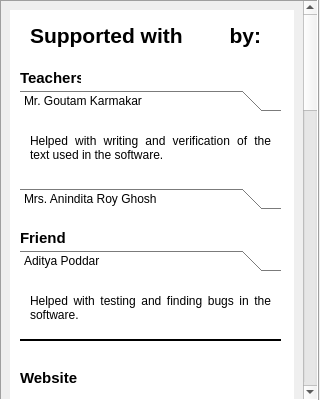
<?xml version="1.0" encoding="UTF-8"?>
<ui version="4.0">
 <class>Dialog</class>
 <widget class="QDialog" name="Dialog">
  <property name="geometry">
   <rect>
    <x>0</x>
    <y>0</y>
    <width>320</width>
    <height>400</height>
   </rect>
  </property>
  <property name="minimumSize">
   <size>
    <width>320</width>
    <height>400</height>
   </size>
  </property>
  <property name="maximumSize">
   <size>
    <width>320</width>
    <height>400</height>
   </size>
  </property>
  <property name="windowTitle">
   <string>Paper - Credits</string>
  </property>
  <property name="windowIcon">
   <iconset>
    <normaloff>../icons/icons8-origami-100.png</normaloff>../icons/icons8-origami-100.png</iconset>
  </property>
  <property name="styleSheet">
   <string notr="true">b</string>
  </property>
  <widget class="QScrollArea" name="scrollArea">
   <property name="geometry">
    <rect>
     <x>-1</x>
     <y>-1</y>
     <width>320</width>
     <height>402</height>
    </rect>
   </property>
   <property name="frameShape">
    <enum>QFrame::Box</enum>
   </property>
   <property name="frameShadow">
    <enum>QFrame::Raised</enum>
   </property>
   <property name="widgetResizable">
    <bool>true</bool>
   </property>
   <widget class="QWidget" name="scrollAreaWidgetContents">
    <property name="geometry">
     <rect>
      <x>0</x>
      <y>-1150</y>
      <width>299</width>
      <height>1548</height>
     </rect>
    </property>
    <layout class="QVBoxLayout" name="verticalLayout">
     <item>
      <widget class="QFrame" name="frame">
       <property name="sizePolicy">
        <sizepolicy hsizetype="Preferred" vsizetype="Fixed">
         <horstretch>0</horstretch>
         <verstretch>0</verstretch>
        </sizepolicy>
       </property>
       <property name="minimumSize">
        <size>
         <width>0</width>
         <height>1530</height>
        </size>
       </property>
       <property name="styleSheet">
        <string notr="true">background-color: #fff;</string>
       </property>
       <property name="frameShape">
        <enum>QFrame::NoFrame</enum>
       </property>
       <property name="frameShadow">
        <enum>QFrame::Raised</enum>
       </property>
       <widget class="QLabel" name="label_2">
        <property name="geometry">
         <rect>
          <x>10</x>
          <y>60</y>
          <width>61</width>
          <height>16</height>
         </rect>
        </property>
        <property name="font">
         <font>
          <pointsize>11</pointsize>
          <bold>true</bold>
         </font>
        </property>
        <property name="text">
         <string>Teachers:</string>
        </property>
       </widget>
       <widget class="QToolBox" name="toolBox">
        <property name="geometry">
         <rect>
          <x>10</x>
          <y>80</y>
          <width>261</width>
          <height>120</height>
         </rect>
        </property>
        <property name="frameShape">
         <enum>QFrame::NoFrame</enum>
        </property>
        <property name="frameShadow">
         <enum>QFrame::Raised</enum>
        </property>
        <property name="currentIndex">
         <number>0</number>
        </property>
        <property name="tabSpacing">
         <number>10</number>
        </property>
        <widget class="QWidget" name="page">
         <property name="geometry">
          <rect>
           <x>0</x>
           <y>0</y>
           <width>261</width>
           <height>52</height>
          </rect>
         </property>
         <attribute name="icon">
          <iconset>
           <normaloff>../icons/icons8-popular-man-96.png</normaloff>../icons/icons8-popular-man-96.png</iconset>
         </attribute>
         <attribute name="label">
          <string>Mr. Goutam Karmakar</string>
         </attribute>
         <widget class="QLabel" name="label_5">
          <property name="geometry">
           <rect>
            <x>10</x>
            <y>0</y>
            <width>241</width>
            <height>51</height>
           </rect>
          </property>
          <property name="text">
           <string>Helped with writing and verification of the text used in the software.</string>
          </property>
          <property name="alignment">
           <set>Qt::AlignJustify|Qt::AlignVCenter</set>
          </property>
          <property name="wordWrap">
           <bool>true</bool>
          </property>
         </widget>
        </widget>
        <widget class="QWidget" name="page_2">
         <property name="geometry">
          <rect>
           <x>0</x>
           <y>0</y>
           <width>261</width>
           <height>52</height>
          </rect>
         </property>
         <attribute name="icon">
          <iconset>
           <normaloff>../icons/icons8-popular-woman-96.png</normaloff>../icons/icons8-popular-woman-96.png</iconset>
         </attribute>
         <attribute name="label">
          <string>Mrs. Anindita Roy Ghosh</string>
         </attribute>
         <widget class="QLabel" name="label_6">
          <property name="geometry">
           <rect>
            <x>10</x>
            <y>0</y>
            <width>241</width>
            <height>51</height>
           </rect>
          </property>
          <property name="text">
           <string>Helped with deciding the software structure and provided information about the real life user case scenarios.</string>
          </property>
          <property name="alignment">
           <set>Qt::AlignJustify|Qt::AlignVCenter</set>
          </property>
          <property name="wordWrap">
           <bool>true</bool>
          </property>
         </widget>
        </widget>
       </widget>
       <widget class="QLabel" name="label_7">
        <property name="geometry">
         <rect>
          <x>10</x>
          <y>220</y>
          <width>61</width>
          <height>16</height>
         </rect>
        </property>
        <property name="font">
         <font>
          <pointsize>11</pointsize>
          <bold>true</bold>
         </font>
        </property>
        <property name="text">
         <string>Friend</string>
        </property>
       </widget>
       <widget class="QToolBox" name="toolBox_2">
        <property name="geometry">
         <rect>
          <x>10</x>
          <y>240</y>
          <width>261</width>
          <height>81</height>
         </rect>
        </property>
        <property name="frameShape">
         <enum>QFrame::NoFrame</enum>
        </property>
        <property name="frameShadow">
         <enum>QFrame::Raised</enum>
        </property>
        <property name="currentIndex">
         <number>0</number>
        </property>
        <property name="tabSpacing">
         <number>10</number>
        </property>
        <widget class="QWidget" name="page_3">
         <property name="geometry">
          <rect>
           <x>0</x>
           <y>0</y>
           <width>261</width>
           <height>47</height>
          </rect>
         </property>
         <attribute name="icon">
          <iconset>
           <normaloff>../icons/icons8-person-96.png</normaloff>../icons/icons8-person-96.png</iconset>
         </attribute>
         <attribute name="label">
          <string>Aditya Poddar</string>
         </attribute>
         <widget class="QLabel" name="label_8">
          <property name="geometry">
           <rect>
            <x>10</x>
            <y>0</y>
            <width>241</width>
            <height>51</height>
           </rect>
          </property>
          <property name="text">
           <string>Helped with testing and finding bugs in the software.</string>
          </property>
          <property name="alignment">
           <set>Qt::AlignJustify|Qt::AlignVCenter</set>
          </property>
          <property name="wordWrap">
           <bool>true</bool>
          </property>
         </widget>
        </widget>
       </widget>
       <widget class="QLabel" name="label_9">
        <property name="geometry">
         <rect>
          <x>10</x>
          <y>360</y>
          <width>61</width>
          <height>16</height>
         </rect>
        </property>
        <property name="font">
         <font>
          <pointsize>11</pointsize>
          <bold>true</bold>
         </font>
        </property>
        <property name="text">
         <string>Website</string>
        </property>
       </widget>
       <widget class="QToolBox" name="toolBox_3">
        <property name="geometry">
         <rect>
          <x>10</x>
          <y>390</y>
          <width>260</width>
          <height>1140</height>
         </rect>
        </property>
        <property name="frameShape">
         <enum>QFrame::NoFrame</enum>
        </property>
        <property name="frameShadow">
         <enum>QFrame::Raised</enum>
        </property>
        <property name="currentIndex">
         <number>0</number>
        </property>
        <property name="tabSpacing">
         <number>10</number>
        </property>
        <widget class="QWidget" name="page_4">
         <property name="geometry">
          <rect>
           <x>0</x>
           <y>0</y>
           <width>260</width>
           <height>1106</height>
          </rect>
         </property>
         <attribute name="icon">
          <iconset>
           <normaloff>../icons/icons8-icons8-144.png</normaloff>../icons/icons8-icons8-144.png</iconset>
         </attribute>
         <attribute name="label">
          <string>Icons8</string>
         </attribute>
         <widget class="QLabel" name="label_10">
          <property name="geometry">
           <rect>
            <x>10</x>
            <y>0</y>
            <width>241</width>
            <height>51</height>
           </rect>
          </property>
          <property name="text">
           <string>The flexible policy of Icons8 for asset usage is the main reason for the software's beautiful design.</string>
          </property>
          <property name="alignment">
           <set>Qt::AlignJustify|Qt::AlignVCenter</set>
          </property>
          <property name="wordWrap">
           <bool>true</bool>
          </property>
         </widget>
         <widget class="QLabel" name="label_11">
          <property name="geometry">
           <rect>
            <x>10</x>
            <y>60</y>
            <width>241</width>
            <height>31</height>
           </rect>
          </property>
          <property name="font">
           <font>
            <bold>true</bold>
           </font>
          </property>
          <property name="text">
           <string>Attribution for the various assets used are listed below:</string>
          </property>
          <property name="wordWrap">
           <bool>true</bool>
          </property>
         </widget>
         <widget class="QLabel" name="label_12">
          <property name="geometry">
           <rect>
            <x>10</x>
            <y>100</y>
            <width>230</width>
            <height>18</height>
           </rect>
          </property>
          <property name="text">
           <string>&lt;a target=&quot;_blank&quot; href=&quot;https://icons8.com/icon/RGaEMTzdZT4y/broadcasting&quot;&gt;Broadcasting&lt;/a&gt; icon by &lt;a target=&quot;_blank&quot; href=&quot;https://icons8.com&quot;&gt;Icons8&lt;/a&gt;</string>
          </property>
          <property name="openExternalLinks">
           <bool>true</bool>
          </property>
         </widget>
         <widget class="QLabel" name="label_14">
          <property name="geometry">
           <rect>
            <x>10</x>
            <y>120</y>
            <width>230</width>
            <height>18</height>
           </rect>
          </property>
          <property name="text">
           <string>&lt;a target=&quot;_blank&quot; href=&quot;https://icons8.com/icon/TkUmhIuENHBp/check-lock&quot;&gt;Check Lock&lt;/a&gt; icon by &lt;a target=&quot;_blank&quot; href=&quot;https://icons8.com&quot;&gt;Icons8&lt;/a&gt;</string>
          </property>
          <property name="openExternalLinks">
           <bool>true</bool>
          </property>
         </widget>
         <widget class="QLabel" name="label_15">
          <property name="geometry">
           <rect>
            <x>10</x>
            <y>140</y>
            <width>230</width>
            <height>18</height>
           </rect>
          </property>
          <property name="text">
           <string>&lt;a target=&quot;_blank&quot; href=&quot;https://icons8.com/icon/4VdgitiyspJ9/combo-chart&quot;&gt;Combo Chart&lt;/a&gt; icon by &lt;a target=&quot;_blank&quot; href=&quot;https://icons8.com&quot;&gt;Icons8&lt;/a&gt;</string>
          </property>
          <property name="openExternalLinks">
           <bool>true</bool>
          </property>
         </widget>
         <widget class="QLabel" name="label_16">
          <property name="geometry">
           <rect>
            <x>10</x>
            <y>160</y>
            <width>230</width>
            <height>18</height>
           </rect>
          </property>
          <property name="text">
           <string>&lt;a target=&quot;_blank&quot; href=&quot;https://icons8.com/icon/Vt7NCT14IFpw/creative-commons-zero&quot;&gt;Creative Commons Zero&lt;/a&gt; icon by &lt;a target=&quot;_blank&quot; href=&quot;https://icons8.com&quot;&gt;Icons8&lt;/a&gt;</string>
          </property>
          <property name="openExternalLinks">
           <bool>true</bool>
          </property>
         </widget>
         <widget class="QLabel" name="label_17">
          <property name="geometry">
           <rect>
            <x>10</x>
            <y>180</y>
            <width>230</width>
            <height>18</height>
           </rect>
          </property>
          <property name="text">
           <string>&lt;a target=&quot;_blank&quot; href=&quot;https://icons8.com/icon/y8XftkTOahtE/delete-view&quot;&gt;Delete View&lt;/a&gt; icon by &lt;a target=&quot;_blank&quot; href=&quot;https://icons8.com&quot;&gt;Icons8&lt;/a&gt;</string>
          </property>
          <property name="openExternalLinks">
           <bool>true</bool>
          </property>
         </widget>
         <widget class="QLabel" name="label_18">
          <property name="geometry">
           <rect>
            <x>10</x>
            <y>200</y>
            <width>230</width>
            <height>18</height>
           </rect>
          </property>
          <property name="text">
           <string>&lt;a target=&quot;_blank&quot; href=&quot;https://icons8.com/icon/sQB4sHopDkFB/edit-property&quot;&gt;Edit Property&lt;/a&gt; icon by &lt;a target=&quot;_blank&quot; href=&quot;https://icons8.com&quot;&gt;Icons8&lt;/a&gt;</string>
          </property>
          <property name="openExternalLinks">
           <bool>true</bool>
          </property>
         </widget>
         <widget class="QLabel" name="label_19">
          <property name="geometry">
           <rect>
            <x>10</x>
            <y>220</y>
            <width>230</width>
            <height>18</height>
           </rect>
          </property>
          <property name="text">
           <string>&lt;a target=&quot;_blank&quot; href=&quot;https://icons8.com/icon/gZFd0KMLkFK3/job&quot;&gt;Job&lt;/a&gt; icon by &lt;a target=&quot;_blank&quot; href=&quot;https://icons8.com&quot;&gt;Icons8&lt;/a&gt;</string>
          </property>
          <property name="openExternalLinks">
           <bool>true</bool>
          </property>
         </widget>
         <widget class="QLabel" name="label_21">
          <property name="geometry">
           <rect>
            <x>10</x>
            <y>240</y>
            <width>230</width>
            <height>18</height>
           </rect>
          </property>
          <property name="text">
           <string>&lt;a target=&quot;_blank&quot; href=&quot;https://icons8.com/icon/myNNj6E9OAZ7/nothing-found&quot;&gt;Nothing Found&lt;/a&gt; icon by &lt;a target=&quot;_blank&quot; href=&quot;https://icons8.com&quot;&gt;Icons8&lt;/a&gt;</string>
          </property>
          <property name="openExternalLinks">
           <bool>true</bool>
          </property>
         </widget>
         <widget class="QLabel" name="label_22">
          <property name="geometry">
           <rect>
            <x>10</x>
            <y>260</y>
            <width>230</width>
            <height>18</height>
           </rect>
          </property>
          <property name="text">
           <string>&lt;a target=&quot;_blank&quot; href=&quot;https://icons8.com/icon/TAGnwHOyTIiM/party-balloons&quot;&gt;Party Balloons&lt;/a&gt; icon by &lt;a target=&quot;_blank&quot; href=&quot;https://icons8.com&quot;&gt;Icons8&lt;/a&gt;</string>
          </property>
          <property name="openExternalLinks">
           <bool>true</bool>
          </property>
         </widget>
         <widget class="QLabel" name="label_23">
          <property name="geometry">
           <rect>
            <x>10</x>
            <y>280</y>
            <width>230</width>
            <height>18</height>
           </rect>
          </property>
          <property name="text">
           <string>&lt;a target=&quot;_blank&quot; href=&quot;https://icons8.com/icon/azQrK4GjnaDj/password&quot;&gt;Password&lt;/a&gt; icon by &lt;a target=&quot;_blank&quot; href=&quot;https://icons8.com&quot;&gt;Icons8&lt;/a&gt;</string>
          </property>
          <property name="openExternalLinks">
           <bool>true</bool>
          </property>
         </widget>
         <widget class="QLabel" name="label_24">
          <property name="geometry">
           <rect>
            <x>10</x>
            <y>300</y>
            <width>230</width>
            <height>18</height>
           </rect>
          </property>
          <property name="text">
           <string>&lt;a target=&quot;_blank&quot; href=&quot;https://icons8.com/icon/TqYI4WnBYInE/people-working-together&quot;&gt;People Working Together&lt;/a&gt; icon by &lt;a target=&quot;_blank&quot; href=&quot;https://icons8.com&quot;&gt;Icons8&lt;/a&gt;</string>
          </property>
          <property name="openExternalLinks">
           <bool>true</bool>
          </property>
         </widget>
         <widget class="QLabel" name="label_25">
          <property name="geometry">
           <rect>
            <x>10</x>
            <y>320</y>
            <width>230</width>
            <height>18</height>
           </rect>
          </property>
          <property name="text">
           <string>&lt;a target=&quot;_blank&quot; href=&quot;https://icons8.com/icon/UHXECYVupoSY/playground&quot;&gt;Playground&lt;/a&gt; icon by &lt;a target=&quot;_blank&quot; href=&quot;https://icons8.com&quot;&gt;Icons8&lt;/a&gt;</string>
          </property>
          <property name="openExternalLinks">
           <bool>true</bool>
          </property>
         </widget>
         <widget class="QLabel" name="label_26">
          <property name="geometry">
           <rect>
            <x>10</x>
            <y>340</y>
            <width>230</width>
            <height>18</height>
           </rect>
          </property>
          <property name="text">
           <string>&lt;a target=&quot;_blank&quot; href=&quot;https://icons8.com/icon/kDvy3eh6JEHr/save-close&quot;&gt;Save Close&lt;/a&gt; icon by &lt;a target=&quot;_blank&quot; href=&quot;https://icons8.com&quot;&gt;Icons8&lt;/a&gt;</string>
          </property>
          <property name="openExternalLinks">
           <bool>true</bool>
          </property>
         </widget>
         <widget class="QLabel" name="label_27">
          <property name="geometry">
           <rect>
            <x>10</x>
            <y>360</y>
            <width>230</width>
            <height>18</height>
           </rect>
          </property>
          <property name="text">
           <string>&lt;a target=&quot;_blank&quot; href=&quot;https://icons8.com/icon/FbRY9JkBrjiX/security-shield-green&quot;&gt;Security Shield Green&lt;/a&gt; icon by &lt;a target=&quot;_blank&quot; href=&quot;https://icons8.com&quot;&gt;Icons8&lt;/a&gt;</string>
          </property>
          <property name="openExternalLinks">
           <bool>true</bool>
          </property>
         </widget>
         <widget class="QLabel" name="label_28">
          <property name="geometry">
           <rect>
            <x>10</x>
            <y>380</y>
            <width>230</width>
            <height>18</height>
           </rect>
          </property>
          <property name="text">
           <string>&lt;a target=&quot;_blank&quot; href=&quot;https://icons8.com/icon/2ePA6YY67Y5z/seesaw&quot;&gt;Seesaw&lt;/a&gt; icon by &lt;a target=&quot;_blank&quot; href=&quot;https://icons8.com&quot;&gt;Icons8&lt;/a&gt;</string>
          </property>
          <property name="openExternalLinks">
           <bool>true</bool>
          </property>
         </widget>
         <widget class="QLabel" name="label_29">
          <property name="geometry">
           <rect>
            <x>10</x>
            <y>400</y>
            <width>230</width>
            <height>18</height>
           </rect>
          </property>
          <property name="text">
           <string>&lt;a target=&quot;_blank&quot; href=&quot;https://icons8.com/icon/ZBzu9rhCiVxc/task-completed&quot;&gt;Task Completed&lt;/a&gt; icon by &lt;a target=&quot;_blank&quot; href=&quot;https://icons8.com&quot;&gt;Icons8&lt;/a&gt;</string>
          </property>
          <property name="openExternalLinks">
           <bool>true</bool>
          </property>
         </widget>
         <widget class="QLabel" name="label_30">
          <property name="geometry">
           <rect>
            <x>10</x>
            <y>420</y>
            <width>230</width>
            <height>18</height>
           </rect>
          </property>
          <property name="text">
           <string>&lt;a target=&quot;_blank&quot; href=&quot;https://icons8.com/icon/rnwtSv4H3pXk/tasklist&quot;&gt;Tasklist&lt;/a&gt; icon by &lt;a target=&quot;_blank&quot; href=&quot;https://icons8.com&quot;&gt;Icons8&lt;/a&gt;</string>
          </property>
          <property name="openExternalLinks">
           <bool>true</bool>
          </property>
         </widget>
         <widget class="QLabel" name="label_31">
          <property name="geometry">
           <rect>
            <x>10</x>
            <y>440</y>
            <width>230</width>
            <height>18</height>
           </rect>
          </property>
          <property name="text">
           <string>&lt;a target=&quot;_blank&quot; href=&quot;https://icons8.com/icon/Hj21JM30swCm/test-account&quot;&gt;Test Account&lt;/a&gt; icon by &lt;a target=&quot;_blank&quot; href=&quot;https://icons8.com&quot;&gt;Icons8&lt;/a&gt;</string>
          </property>
          <property name="openExternalLinks">
           <bool>true</bool>
          </property>
         </widget>
         <widget class="QLabel" name="label_32">
          <property name="geometry">
           <rect>
            <x>10</x>
            <y>460</y>
            <width>230</width>
            <height>18</height>
           </rect>
          </property>
          <property name="text">
           <string>&lt;a target=&quot;_blank&quot; href=&quot;https://icons8.com/icon/R9WAjxlq8Xma/timeline-week&quot;&gt;Timeline Week&lt;/a&gt; icon by &lt;a target=&quot;_blank&quot; href=&quot;https://icons8.com&quot;&gt;Icons8&lt;/a&gt;</string>
          </property>
          <property name="openExternalLinks">
           <bool>true</bool>
          </property>
         </widget>
         <widget class="QLabel" name="label_33">
          <property name="geometry">
           <rect>
            <x>10</x>
            <y>480</y>
            <width>230</width>
            <height>18</height>
           </rect>
          </property>
          <property name="text">
           <string>&lt;a target=&quot;_blank&quot; href=&quot;https://icons8.com/icon/yXOHowNYbgM5/verified-account&quot;&gt;Verified Account&lt;/a&gt; icon by &lt;a target=&quot;_blank&quot; href=&quot;https://icons8.com&quot;&gt;Icons8&lt;/a&gt;</string>
          </property>
          <property name="openExternalLinks">
           <bool>true</bool>
          </property>
         </widget>
         <widget class="QLabel" name="label_34">
          <property name="geometry">
           <rect>
            <x>10</x>
            <y>500</y>
            <width>230</width>
            <height>18</height>
           </rect>
          </property>
          <property name="text">
           <string>&lt;a target=&quot;_blank&quot; href=&quot;https://icons8.com/icon/pngN9papEvNn/writer-male&quot;&gt;Writer male&lt;/a&gt; icon by &lt;a target=&quot;_blank&quot; href=&quot;https://icons8.com&quot;&gt;Icons8&lt;/a&gt;</string>
          </property>
          <property name="openExternalLinks">
           <bool>true</bool>
          </property>
         </widget>
         <widget class="QLabel" name="label_35">
          <property name="geometry">
           <rect>
            <x>10</x>
            <y>520</y>
            <width>230</width>
            <height>18</height>
           </rect>
          </property>
          <property name="text">
           <string>&lt;a target=&quot;_blank&quot; href=&quot;https://icons8.com/icon/vH7OjS7HPAJu/wrong-pincode&quot;&gt;Wrong Pincode&lt;/a&gt; icon by &lt;a target=&quot;_blank&quot; href=&quot;https://icons8.com&quot;&gt;Icons8&lt;/a&gt;</string>
          </property>
          <property name="openExternalLinks">
           <bool>true</bool>
          </property>
         </widget>
         <widget class="QLabel" name="label_36">
          <property name="geometry">
           <rect>
            <x>10</x>
            <y>540</y>
            <width>230</width>
            <height>18</height>
           </rect>
          </property>
          <property name="text">
           <string>&lt;a target=&quot;_blank&quot; href=&quot;https://icons8.com/icon/IA4hgI5aWiHD/add&quot;&gt;Add&lt;/a&gt; icon by &lt;a target=&quot;_blank&quot; href=&quot;https://icons8.com&quot;&gt;Icons8&lt;/a&gt;</string>
          </property>
          <property name="openExternalLinks">
           <bool>true</bool>
          </property>
         </widget>
         <widget class="QLabel" name="label_39">
          <property name="geometry">
           <rect>
            <x>10</x>
            <y>560</y>
            <width>230</width>
            <height>18</height>
           </rect>
          </property>
          <property name="text">
           <string>&lt;a target=&quot;_blank&quot; href=&quot;https://icons8.com/icon/as92zhgzsPbY/checked-user-male&quot;&gt;Checked User Male&lt;/a&gt; icon by &lt;a target=&quot;_blank&quot; href=&quot;https://icons8.com&quot;&gt;Icons8&lt;/a&gt;</string>
          </property>
          <property name="openExternalLinks">
           <bool>true</bool>
          </property>
         </widget>
         <widget class="QLabel" name="label_40">
          <property name="geometry">
           <rect>
            <x>10</x>
            <y>580</y>
            <width>230</width>
            <height>18</height>
           </rect>
          </property>
          <property name="text">
           <string>&lt;a target=&quot;_blank&quot; href=&quot;https://icons8.com/icon/hP6pCUyT8QGk/error&quot;&gt;Error&lt;/a&gt; icon by &lt;a target=&quot;_blank&quot; href=&quot;https://icons8.com&quot;&gt;Icons8&lt;/a&gt;</string>
          </property>
          <property name="openExternalLinks">
           <bool>true</bool>
          </property>
         </widget>
         <widget class="QLabel" name="label_41">
          <property name="geometry">
           <rect>
            <x>10</x>
            <y>600</y>
            <width>230</width>
            <height>18</height>
           </rect>
          </property>
          <property name="text">
           <string>&lt;a target=&quot;_blank&quot; href=&quot;https://icons8.com/icon/dAcwnJsJdfDH/export&quot;&gt;Export&lt;/a&gt; icon by &lt;a target=&quot;_blank&quot; href=&quot;https://icons8.com&quot;&gt;Icons8&lt;/a&gt;</string>
          </property>
          <property name="openExternalLinks">
           <bool>true</bool>
          </property>
         </widget>
         <widget class="QLabel" name="label_42">
          <property name="geometry">
           <rect>
            <x>10</x>
            <y>620</y>
            <width>230</width>
            <height>18</height>
           </rect>
          </property>
          <property name="text">
           <string>&lt;a target=&quot;_blank&quot; href=&quot;https://icons8.com/icon/73FgXcRF4HNx/gear&quot;&gt;Gear&lt;/a&gt; icon by &lt;a target=&quot;_blank&quot; href=&quot;https://icons8.com&quot;&gt;Icons8&lt;/a&gt;</string>
          </property>
          <property name="openExternalLinks">
           <bool>true</bool>
          </property>
         </widget>
         <widget class="QLabel" name="label_43">
          <property name="geometry">
           <rect>
            <x>10</x>
            <y>640</y>
            <width>230</width>
            <height>18</height>
           </rect>
          </property>
          <property name="text">
           <string>&lt;a target=&quot;_blank&quot; href=&quot;https://icons8.com/icon/DFU1kReSUccu/heart&quot;&gt;Heart&lt;/a&gt; icon by &lt;a target=&quot;_blank&quot; href=&quot;https://icons8.com&quot;&gt;Icons8&lt;/a&gt;</string>
          </property>
          <property name="openExternalLinks">
           <bool>true</bool>
          </property>
         </widget>
         <widget class="QLabel" name="label_44">
          <property name="geometry">
           <rect>
            <x>10</x>
            <y>660</y>
            <width>230</width>
            <height>18</height>
           </rect>
          </property>
          <property name="text">
           <string>&lt;a target=&quot;_blank&quot; href=&quot;https://icons8.com/icon/Fx9MBGycMHE3/id-verified&quot;&gt;ID Verified&lt;/a&gt; icon by &lt;a target=&quot;_blank&quot; href=&quot;https://icons8.com&quot;&gt;Icons8&lt;/a&gt;</string>
          </property>
          <property name="openExternalLinks">
           <bool>true</bool>
          </property>
         </widget>
         <widget class="QLabel" name="label_45">
          <property name="geometry">
           <rect>
            <x>10</x>
            <y>680</y>
            <width>230</width>
            <height>18</height>
           </rect>
          </property>
          <property name="text">
           <string>&lt;a target=&quot;_blank&quot; href=&quot;https://icons8.com/icon/C1rPU9yh2syr/increase-profits&quot;&gt;Increase Profits&lt;/a&gt; icon by &lt;a target=&quot;_blank&quot; href=&quot;https://icons8.com&quot;&gt;Icons8&lt;/a&gt;</string>
          </property>
          <property name="openExternalLinks">
           <bool>true</bool>
          </property>
         </widget>
         <widget class="QLabel" name="label_46">
          <property name="geometry">
           <rect>
            <x>10</x>
            <y>700</y>
            <width>230</width>
            <height>18</height>
           </rect>
          </property>
          <property name="text">
           <string>&lt;a target=&quot;_blank&quot; href=&quot;https://icons8.com/icon/Y2u8I26l8sY1/investment-portfolio&quot;&gt;Investment Portfolio&lt;/a&gt; icon by &lt;a target=&quot;_blank&quot; href=&quot;https://icons8.com&quot;&gt;Icons8&lt;/a&gt;</string>
          </property>
          <property name="openExternalLinks">
           <bool>true</bool>
          </property>
         </widget>
         <widget class="QLabel" name="label_47">
          <property name="geometry">
           <rect>
            <x>10</x>
            <y>720</y>
            <width>230</width>
            <height>18</height>
           </rect>
          </property>
          <property name="text">
           <string>&lt;a target=&quot;_blank&quot; href=&quot;https://icons8.com/icon/gzeZVqbrQKDg/minus&quot;&gt;Minus&lt;/a&gt; icon by &lt;a target=&quot;_blank&quot; href=&quot;https://icons8.com&quot;&gt;Icons8&lt;/a&gt;</string>
          </property>
          <property name="openExternalLinks">
           <bool>true</bool>
          </property>
         </widget>
         <widget class="QLabel" name="label_48">
          <property name="geometry">
           <rect>
            <x>10</x>
            <y>740</y>
            <width>230</width>
            <height>18</height>
           </rect>
          </property>
          <property name="text">
           <string>&lt;a target=&quot;_blank&quot; href=&quot;https://icons8.com/icon/fPnecVZyx4Ah/origami&quot;&gt;Origami&lt;/a&gt; icon by &lt;a target=&quot;_blank&quot; href=&quot;https://icons8.com&quot;&gt;Icons8&lt;/a&gt;</string>
          </property>
          <property name="openExternalLinks">
           <bool>true</bool>
          </property>
         </widget>
         <widget class="QLabel" name="label_49">
          <property name="geometry">
           <rect>
            <x>10</x>
            <y>760</y>
            <width>230</width>
            <height>18</height>
           </rect>
          </property>
          <property name="text">
           <string>&lt;a target=&quot;_blank&quot; href=&quot;https://icons8.com/icon/kvbKklCJdJjD/password-1&quot;&gt;Password 1&lt;/a&gt; icon by &lt;a target=&quot;_blank&quot; href=&quot;https://icons8.com&quot;&gt;Icons8&lt;/a&gt;</string>
          </property>
          <property name="openExternalLinks">
           <bool>true</bool>
          </property>
         </widget>
         <widget class="QLabel" name="label_50">
          <property name="geometry">
           <rect>
            <x>10</x>
            <y>780</y>
            <width>230</width>
            <height>18</height>
           </rect>
          </property>
          <property name="text">
           <string>&lt;a target=&quot;_blank&quot; href=&quot;https://icons8.com/icon/P0SGQG8yYjjy/password-reset&quot;&gt;Password Reset&lt;/a&gt; icon by &lt;a target=&quot;_blank&quot; href=&quot;https://icons8.com&quot;&gt;Icons8&lt;/a&gt;</string>
          </property>
          <property name="openExternalLinks">
           <bool>true</bool>
          </property>
         </widget>
         <widget class="QLabel" name="label_51">
          <property name="geometry">
           <rect>
            <x>10</x>
            <y>800</y>
            <width>230</width>
            <height>18</height>
           </rect>
          </property>
          <property name="text">
           <string>&lt;a target=&quot;_blank&quot; href=&quot;https://icons8.com/icon/106PofAoe3p7/person&quot;&gt;Person&lt;/a&gt; icon by &lt;a target=&quot;_blank&quot; href=&quot;https://icons8.com&quot;&gt;Icons8&lt;/a&gt;</string>
          </property>
          <property name="openExternalLinks">
           <bool>true</bool>
          </property>
         </widget>
         <widget class="QLabel" name="label_52">
          <property name="geometry">
           <rect>
            <x>10</x>
            <y>820</y>
            <width>230</width>
            <height>18</height>
           </rect>
          </property>
          <property name="text">
           <string>&lt;a target=&quot;_blank&quot; href=&quot;https://icons8.com/icon/0hSUGUw4l0cq/personal-growth&quot;&gt;Personal Growth&lt;/a&gt; icon by &lt;a target=&quot;_blank&quot; href=&quot;https://icons8.com&quot;&gt;Icons8&lt;/a&gt;</string>
          </property>
          <property name="openExternalLinks">
           <bool>true</bool>
          </property>
         </widget>
         <widget class="QLabel" name="label_53">
          <property name="geometry">
           <rect>
            <x>10</x>
            <y>840</y>
            <width>230</width>
            <height>18</height>
           </rect>
          </property>
          <property name="text">
           <string>&lt;a target=&quot;_blank&quot; href=&quot;https://icons8.com/icon/fMgiawjCzfuj/person-growth&quot;&gt;Person Growth&lt;/a&gt; icon by &lt;a target=&quot;_blank&quot; href=&quot;https://icons8.com&quot;&gt;Icons8&lt;/a&gt;</string>
          </property>
          <property name="openExternalLinks">
           <bool>true</bool>
          </property>
         </widget>
         <widget class="QLabel" name="label_54">
          <property name="geometry">
           <rect>
            <x>10</x>
            <y>860</y>
            <width>230</width>
            <height>18</height>
           </rect>
          </property>
          <property name="text">
           <string>&lt;a target=&quot;_blank&quot; href=&quot;https://icons8.com/icon/KNxaH6cx0qhT/popular-man&quot;&gt;Popular man&lt;/a&gt; icon by &lt;a target=&quot;_blank&quot; href=&quot;https://icons8.com&quot;&gt;Icons8&lt;/a&gt;</string>
          </property>
          <property name="openExternalLinks">
           <bool>true</bool>
          </property>
         </widget>
         <widget class="QLabel" name="label_55">
          <property name="geometry">
           <rect>
            <x>10</x>
            <y>880</y>
            <width>230</width>
            <height>18</height>
           </rect>
          </property>
          <property name="text">
           <string>&lt;a target=&quot;_blank&quot; href=&quot;https://icons8.com/icon/CiVQrJpgawtb/popular-woman&quot;&gt;Popular woman&lt;/a&gt; icon by &lt;a target=&quot;_blank&quot; href=&quot;https://icons8.com&quot;&gt;Icons8&lt;/a&gt;</string>
          </property>
          <property name="openExternalLinks">
           <bool>true</bool>
          </property>
         </widget>
         <widget class="QLabel" name="label_56">
          <property name="geometry">
           <rect>
            <x>10</x>
            <y>900</y>
            <width>230</width>
            <height>18</height>
           </rect>
          </property>
          <property name="text">
           <string>&lt;a target=&quot;_blank&quot; href=&quot;https://icons8.com/icon/7rtZYCslX2Mr/prize&quot;&gt;Prize&lt;/a&gt; icon by &lt;a target=&quot;_blank&quot; href=&quot;https://icons8.com&quot;&gt;Icons8&lt;/a&gt;</string>
          </property>
          <property name="openExternalLinks">
           <bool>true</bool>
          </property>
         </widget>
         <widget class="QLabel" name="label_57">
          <property name="geometry">
           <rect>
            <x>10</x>
            <y>920</y>
            <width>230</width>
            <height>18</height>
           </rect>
          </property>
          <property name="text">
           <string>&lt;a target=&quot;_blank&quot; href=&quot;https://icons8.com/icon/ipoSIghzLcDO/registration&quot;&gt;Registration&lt;/a&gt; icon by &lt;a target=&quot;_blank&quot; href=&quot;https://icons8.com&quot;&gt;Icons8&lt;/a&gt;</string>
          </property>
          <property name="openExternalLinks">
           <bool>true</bool>
          </property>
         </widget>
         <widget class="QLabel" name="label_58">
          <property name="geometry">
           <rect>
            <x>10</x>
            <y>940</y>
            <width>230</width>
            <height>18</height>
           </rect>
          </property>
          <property name="text">
           <string>&lt;a target=&quot;_blank&quot; href=&quot;https://icons8.com/icon/oJQSZNne5Rp0/rename&quot;&gt;Rename&lt;/a&gt; icon by &lt;a target=&quot;_blank&quot; href=&quot;https://icons8.com&quot;&gt;Icons8&lt;/a&gt;</string>
          </property>
          <property name="openExternalLinks">
           <bool>true</bool>
          </property>
         </widget>
         <widget class="QLabel" name="label_59">
          <property name="geometry">
           <rect>
            <x>10</x>
            <y>960</y>
            <width>230</width>
            <height>18</height>
           </rect>
          </property>
          <property name="text">
           <string>&lt;a target=&quot;_blank&quot; href=&quot;https://icons8.com/icon/K2njhUKeLfle/reset&quot;&gt;Reset&lt;/a&gt; icon by &lt;a target=&quot;_blank&quot; href=&quot;https://icons8.com&quot;&gt;Icons8&lt;/a&gt;</string>
          </property>
          <property name="openExternalLinks">
           <bool>true</bool>
          </property>
         </widget>
         <widget class="QLabel" name="label_60">
          <property name="geometry">
           <rect>
            <x>10</x>
            <y>980</y>
            <width>230</width>
            <height>18</height>
           </rect>
          </property>
          <property name="text">
           <string>&lt;a target=&quot;_blank&quot; href=&quot;https://icons8.com/icon/yFBJCjFJpLXw/save&quot;&gt;Save&lt;/a&gt; icon by &lt;a target=&quot;_blank&quot; href=&quot;https://icons8.com&quot;&gt;Icons8&lt;/a&gt;</string>
          </property>
          <property name="openExternalLinks">
           <bool>true</bool>
          </property>
         </widget>
         <widget class="QLabel" name="label_61">
          <property name="geometry">
           <rect>
            <x>10</x>
            <y>1000</y>
            <width>230</width>
            <height>18</height>
           </rect>
          </property>
          <property name="text">
           <string>&lt;a target=&quot;_blank&quot; href=&quot;https://icons8.com/icon/MCnPOwFJpCvG/shortlist&quot;&gt;Shortlist&lt;/a&gt; icon by &lt;a target=&quot;_blank&quot; href=&quot;https://icons8.com&quot;&gt;Icons8&lt;/a&gt;</string>
          </property>
          <property name="openExternalLinks">
           <bool>true</bool>
          </property>
         </widget>
         <widget class="QLabel" name="label_62">
          <property name="geometry">
           <rect>
            <x>10</x>
            <y>1020</y>
            <width>230</width>
            <height>18</height>
           </rect>
          </property>
          <property name="text">
           <string>&lt;a target=&quot;_blank&quot; href=&quot;https://icons8.com/icon/28WzaxCdZhVK/tear-off-calendar&quot;&gt;Tear-Off Calendar&lt;/a&gt; icon by &lt;a target=&quot;_blank&quot; href=&quot;https://icons8.com&quot;&gt;Icons8&lt;/a&gt;</string>
          </property>
          <property name="openExternalLinks">
           <bool>true</bool>
          </property>
         </widget>
         <widget class="QLabel" name="label_63">
          <property name="geometry">
           <rect>
            <x>10</x>
            <y>1040</y>
            <width>230</width>
            <height>18</height>
           </rect>
          </property>
          <property name="text">
           <string>&lt;a target=&quot;_blank&quot; href=&quot;https://icons8.com/icon/rnh5ofYIRjYP/users&quot;&gt;Users&lt;/a&gt; icon by &lt;a target=&quot;_blank&quot; href=&quot;https://icons8.com&quot;&gt;Icons8&lt;/a&gt;</string>
          </property>
          <property name="openExternalLinks">
           <bool>true</bool>
          </property>
         </widget>
         <widget class="QLabel" name="label_65">
          <property name="geometry">
           <rect>
            <x>10</x>
            <y>1060</y>
            <width>230</width>
            <height>18</height>
           </rect>
          </property>
          <property name="text">
           <string>&lt;a target=&quot;_blank&quot; href=&quot;https://icons8.com/icon/cY6p06na31r6/less-than&quot;&gt;Less Than&lt;/a&gt; icon by &lt;a target=&quot;_blank&quot; href=&quot;https://icons8.com&quot;&gt;Icons8&lt;/a&gt;</string>
          </property>
          <property name="openExternalLinks">
           <bool>true</bool>
          </property>
         </widget>
         <widget class="QLabel" name="label_66">
          <property name="geometry">
           <rect>
            <x>10</x>
            <y>1080</y>
            <width>230</width>
            <height>18</height>
           </rect>
          </property>
          <property name="text">
           <string>&lt;a target=&quot;_blank&quot; href=&quot;https://icons8.com/icon/51w77eaukGoV/high-priority&quot;&gt;High Priority&lt;/a&gt; icon by &lt;a target=&quot;_blank&quot; href=&quot;https://icons8.com&quot;&gt;Icons8&lt;/a&gt;</string>
          </property>
          <property name="openExternalLinks">
           <bool>true</bool>
          </property>
         </widget>
        </widget>
       </widget>
       <widget class="Line" name="line">
        <property name="geometry">
         <rect>
          <x>10</x>
          <y>320</y>
          <width>261</width>
          <height>20</height>
         </rect>
        </property>
        <property name="frameShadow">
         <enum>QFrame::Plain</enum>
        </property>
        <property name="lineWidth">
         <number>2</number>
        </property>
        <property name="orientation">
         <enum>Qt::Horizontal</enum>
        </property>
       </widget>
       <widget class="QLabel" name="label">
        <property name="geometry">
         <rect>
          <x>20</x>
          <y>10</y>
          <width>155</width>
          <height>30</height>
         </rect>
        </property>
        <property name="font">
         <font>
          <pointsize>16</pointsize>
          <bold>true</bold>
         </font>
        </property>
        <property name="text">
         <string>Supported with</string>
        </property>
       </widget>
       <widget class="QLabel" name="label_3">
        <property name="geometry">
         <rect>
          <x>180</x>
          <y>10</y>
          <width>31</width>
          <height>30</height>
         </rect>
        </property>
        <property name="font">
         <font>
          <pointsize>16</pointsize>
          <bold>true</bold>
         </font>
        </property>
        <property name="text">
         <string/>
        </property>
        <property name="pixmap">
         <pixmap>../icons/icons8-heart-96.png</pixmap>
        </property>
        <property name="scaledContents">
         <bool>true</bool>
        </property>
       </widget>
       <widget class="QLabel" name="label_4">
        <property name="geometry">
         <rect>
          <x>220</x>
          <y>10</y>
          <width>31</width>
          <height>30</height>
         </rect>
        </property>
        <property name="font">
         <font>
          <pointsize>16</pointsize>
          <bold>true</bold>
         </font>
        </property>
        <property name="text">
         <string>by:</string>
        </property>
        <property name="alignment">
         <set>Qt::AlignRight|Qt::AlignTrailing|Qt::AlignVCenter</set>
        </property>
       </widget>
      </widget>
     </item>
    </layout>
   </widget>
  </widget>
 </widget>
 <resources/>
 <connections/>
</ui>
